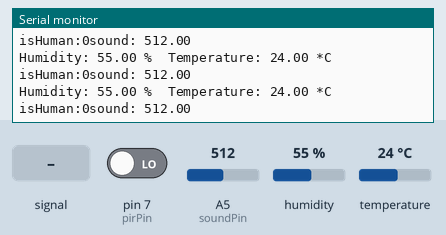
Bench run of a sketch on a simulated Arduino Uno, built with avr-gcc and run on an emulated ATmega328P. Shown: the last lines printed to the serial monitor. Inputs (shaded band) come from the test bench; at power-on: humidity 55 %, A5 (soundPin) = 512, pin 7 (pirPin) LOW, temperature 24 °C.

Above: at 3.2 s.
3.3 s: A5 (soundPin) fed a 200 Hz sine of ±81 counts around its level
At 3.87 s:
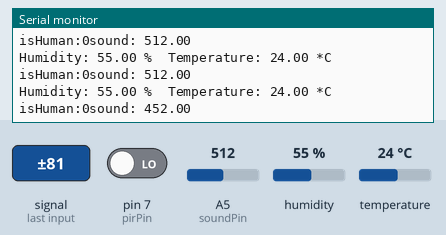
4.8 s: humidity set to 22 %
At 4.88 s:
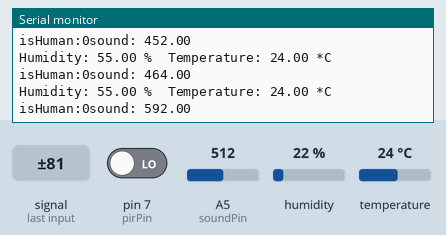
6.3 s: A5 (soundPin) set to 716
At 6.41 s:
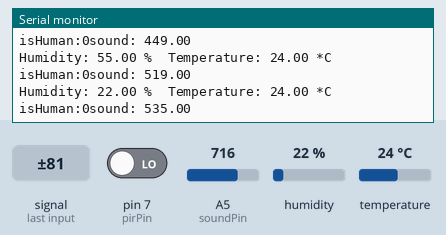
7.8 s: pin 7 (pirPin) driven HIGH
At 8.44 s:
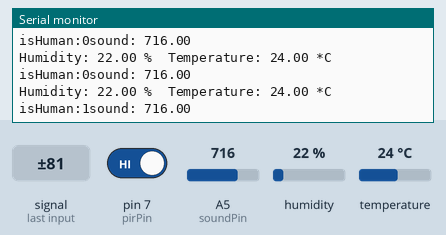
9.3 s: temperature set to 12 °C
At 9.96 s:
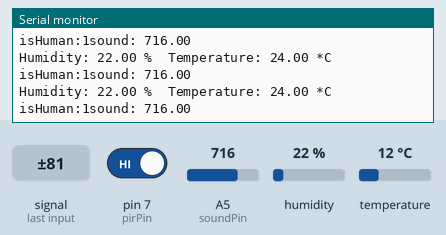
10.8 s: A5 (soundPin) fed a 1000 Hz sine of ±255 counts around its level
At 11.99 s:
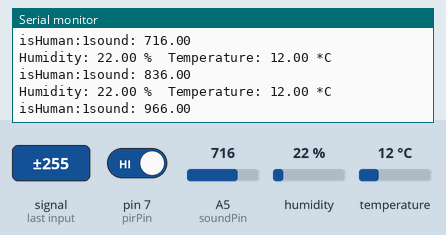
Timing chart, 0 to 13.3 s (numbered marks = the images above; inputs shaded):
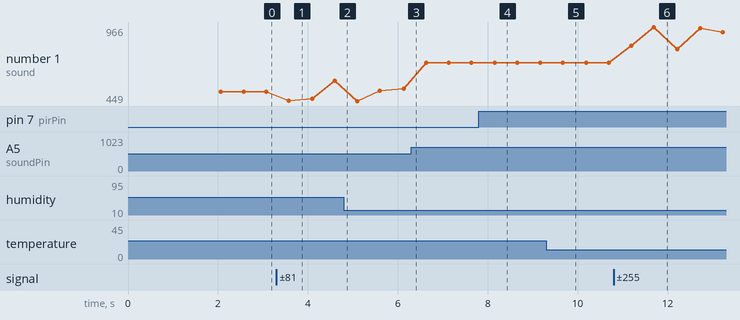

The sketch:

SensorExperiments.ino
```cpp
// SensorExperiments
#include "DHT.h"
#define DHTPIN 2
#define DHTTYPE DHT11
#define pirPin 7
#define soundPin A5

DHT dht(DHTPIN, DHTTYPE);

void setup() {
  // put your setup code here, to run once:
  Serial.begin(9600);
  pinMode(pirPin, INPUT);
  pinMode(soundPin, INPUT);
  dht.begin();
  delay(2000);
}

void loop() {
  // put your main code here, to run repeatedly:
  float h = dht.readHumidity();
  float t = dht.readTemperature();
  float f = dht.readTemperature(true);
  double soundV = analogRead(soundPin);
  int pirValue = digitalRead(pirPin);

  if(isnan(h) || isnan(t) || isnan(f)) {
  Serial.println("Failed to read from DHT sensor!");
  return;
  }

  Serial.print("Humidity: ");
  Serial.print(h);
  Serial.print(" %");
  Serial.print("\t");
  Serial.print("Temperature: ");
  Serial.print(t);
  Serial.println(" *C ");

  Serial.print("isHuman:");
  Serial.print(pirValue);

  Serial.print("sound: ");
  Serial.println(soundV);

  delay(500);
}
```

Measured:
- after the input at 3.3 s, the serial monitor: prints a new line after 0.27 s (image 1)
- after the input at 7.8 s, the serial monitor: prints a new line after 0.36 s (image 4)
- after the input at 10.8 s, the serial monitor: prints a new line after 0.39 s (image 6)
- plotted number 1: 512 → 592 after the input at 3.3 s, 535 → 716 after the input at 6.3 s, 716 → 931 after the input at 10.8 s
